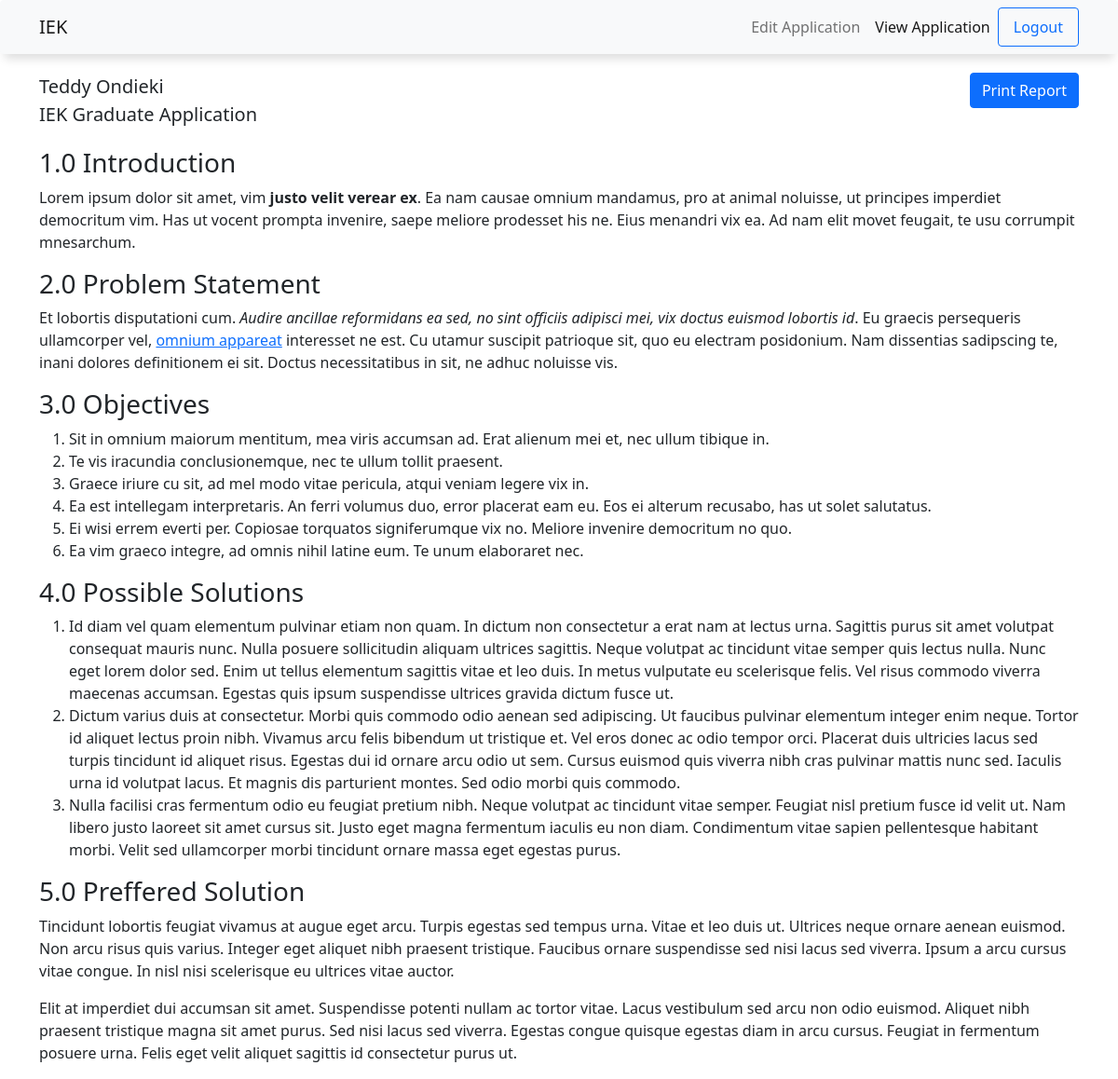
Page /application/view (signed in) on the committed database.
### accounts/models.py (models this page shows, shortened)
class CustomAccount(AbstractUser):
    category = models.ForeignKey(AccountCategory, on_delete=SET_NULL, null=True)
    is_approved = models.BooleanField(default=False)

### applications/models.py (models this page shows, shortened)
class Application(models.Model):
    user = models.OneToOneField('accounts.CustomAccount', on_delete=CASCADE, related_name='application')
    category = models.ForeignKey(ApplicationCategory, on_delete=SET_NULL, null=True, related_name='applications')
    is_approved = models.BooleanField(default=False)
    def __str__(self):
        return self.category.name

class ApplicationCategory(models.Model):
    name = models.CharField(max_length=128)
    account_category = models.OneToOneField('accounts.AccountCategory', on_delete=SET_NULL, null=True)

class ApplicationAnswer(models.Model):
    application = models.ForeignKey(Application, on_delete=CASCADE, related_name='answers')
    question = models.ForeignKey(ApplicationQuestion, on_delete=CASCADE, related_name='answers')
    content = models.TextField(null=True)

class ApplicationQuestion(models.Model):
    category = models.ForeignKey( ApplicationCategory, related_name='questions', on_delete=CASCADE)
    name = models.CharField(max_length=128)
    description = models.CharField(max_length=128, null=True, blank=True)
    length = models.IntegerField()

### applications/views.py (the view)
# urls.py: url(r'^application/view', view_application, name='view_application'),
def view_application(request):
    return render(request, 'application_view.html')

### templates/application_view.html
{% extends '_base.html' %}
{% block content %}
<a class="btn btn-primary float-right" target="_blank" href="{% url 'generate_pdf' %}">Print Report</a>
<div class="user-info">
    {{ user.get_full_name }}<br/>
    {{ user.application }}
</div>
{% for answer in user.application.answers.all %}
    <h3>{{ forloop.counter|floatformat:1 }} {{ answer.question.name }}</h3>
    <div>{{ answer.content | safe }}</div>
{% endfor %}
{% endblock content %}

### templates/_base.html (shortened to what this page needs)
{% load static %}
<!DOCTYPE html>
<html>
<head>
    <link rel="stylesheet" href="{% static 'css/bootstrap.min.css' %}"/>
    <link rel="stylesheet" href="{% static 'css/style.css' %}"/>
</head>
<body>
<nav class="navbar navbar-expand-lg navbar-light bg-light rounded">
    <div class="container">
        <a class="navbar-brand" href="/">IEK</a>
        <div class="navbar-collapse collapse">
            {% if user.is_authenticated %}
            <ul class="navbar-nav ml-auto">
                <li class="nav-item">
                    {% url 'edit_application' as edit_url %}
                    <a class="nav-link  {% if request.path == edit_url %}active{% endif %}"
                       href="{{ edit_url }}">Edit Application</a>
                </li>
                <li class="nav-item">
                    {% url 'view_application' as view_url %}
                    <a class="nav-link {% if request.path == view_url %}active{% endif %}"
                       href="{{ view_url }}">View Application</a>
                </li>
            </ul>
            <a class=" nav-link btn btn-outline-primary" href="{% url 'logout' %}">Logout</a>
            {% endif %}
        </div>
    </div>
</nav>
<div class="container">
    {% block content %}
    {% endblock content %}
</div>
</body>
</html>

### static/css/style.css (style rules this page uses)
.user-info { font-size: 15pt; margin-bottom: 20px; }
.navbar { box-shadow: 0 10px 10px -5px #DDD; margin-bottom: 20px; }

### rows in the picture
CustomAccount: get_full_name "Teddy Ondieki", application "IEK Graduate Application"
ApplicationAnswer: question.name "Introduction", content "Lorem ipsum dolor sit amet, vim justo velit verear ex . Ea nam causae omnium mandamus, pro at animal noluisse, ut principes imperdiet democritum vim. Has ut vocent prompta invenire, saepe meliore prodesset his ne. Eius menandri vix ea. Ad nam elit movet feugait, te usu corrumpit mnesarchum."
ApplicationAnswer: question.name "Problem Statement", content "Et lobortis disputationi cum. Audire ancillae reformidans ea sed, no sint officiis adipisci mei, vix doctus euismod lobortis id . Eu graecis persequeris ullamcorper vel, omnium appareat interesset ne est. Cu utamur suscipit patrioque sit, quo eu electram posidonium. Nam dissentias sadipscing te, inani dolores definitionem ei sit. Doctus necessitatibus in sit, ne adhuc noluisse vis."
ApplicationAnswer: question.name "Objectives", content "Sit in omnium maiorum mentitum, mea viris accumsan ad. Erat alienum mei et, nec ullum tibique in. Te vis iracundia conclusionemque, nec te ullum tollit praesent. Graece iriure cu sit, ad mel modo vitae pericula, atqui veniam legere vix in. Ea est intellegam interpretaris. An ferri volumus duo, error placerat eam eu. Eos ei alterum recusabo, has ut solet salutatus. Ei wisi errem everti per. Copiosae torquatos signiferumque vix no. Meliore invenire democritum no quo. Ea vim graeco integre, ad omnis nihil latine eum. Te unum elaboraret nec."
ApplicationAnswer: question.name "Possible Solutions", content "Id diam vel quam elementum pulvinar etiam non quam. In dictum non consectetur a erat nam at lectus urna. Sagittis purus sit amet volutpat consequat mauris nunc. Nulla posuere sollicitudin aliquam ultrices sagittis. Neque volutpat ac tincidunt vitae semper quis lectus nulla. Nunc eget lorem dolor sed. Enim ut tellus elementum sagittis vitae et leo duis. In metus vulputate eu scelerisque felis. Vel risus commodo viverra maecenas accumsan. Egestas quis ipsum suspendisse ultrices gravida dictum fusce ut. Dictum varius duis at consectetur. Morbi quis commodo odio aenean sed adipiscing. Ut faucibus pulvinar elementum integer enim neque. Tortor id aliquet lectus proin nibh. Vivamus arcu felis…"
ApplicationAnswer: question.name "Preffered Solution", content "Tincidunt lobortis feugiat vivamus at augue eget arcu. Turpis egestas sed tempus urna. Vitae et leo duis ut. Ultrices neque ornare aenean euismod. Non arcu risus quis varius. Integer eget aliquet nibh praesent tristique. Faucibus ornare suspendisse sed nisi lacus sed viverra. Ipsum a arcu cursus vitae congue. In nisl nisi scelerisque eu ultrices vitae auctor. Elit at imperdiet dui accumsan sit amet. Suspendisse potenti nullam ac tortor vitae. Lacus vestibulum sed arcu non odio euismod. Aliquet nibh praesent tristique magna sit amet purus. Sed nisi lacus sed viverra. Egestas congue quisque egestas diam in arcu cursus. Feugiat in fermentum posuere urna. Felis eget velit aliquet sagittis id…"
